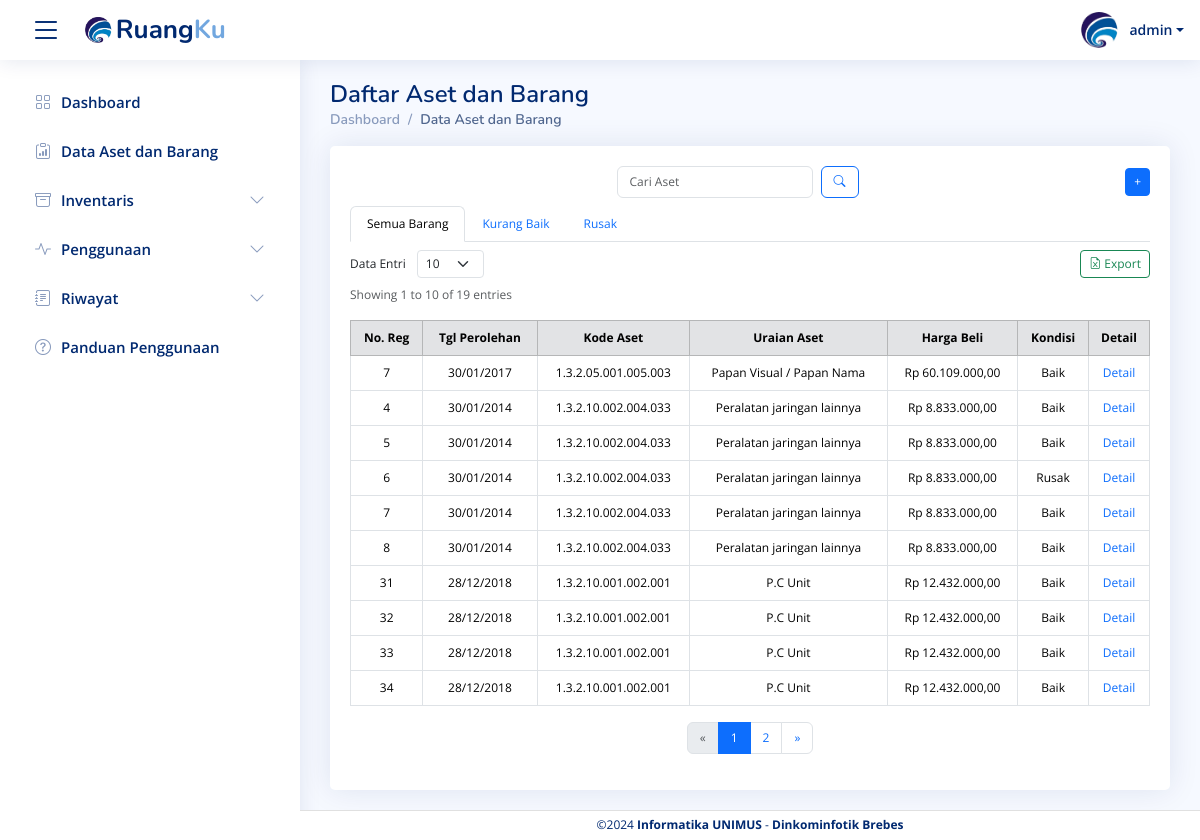
/Data_barang.php (signed in), run on an earlier commit of the app's database.
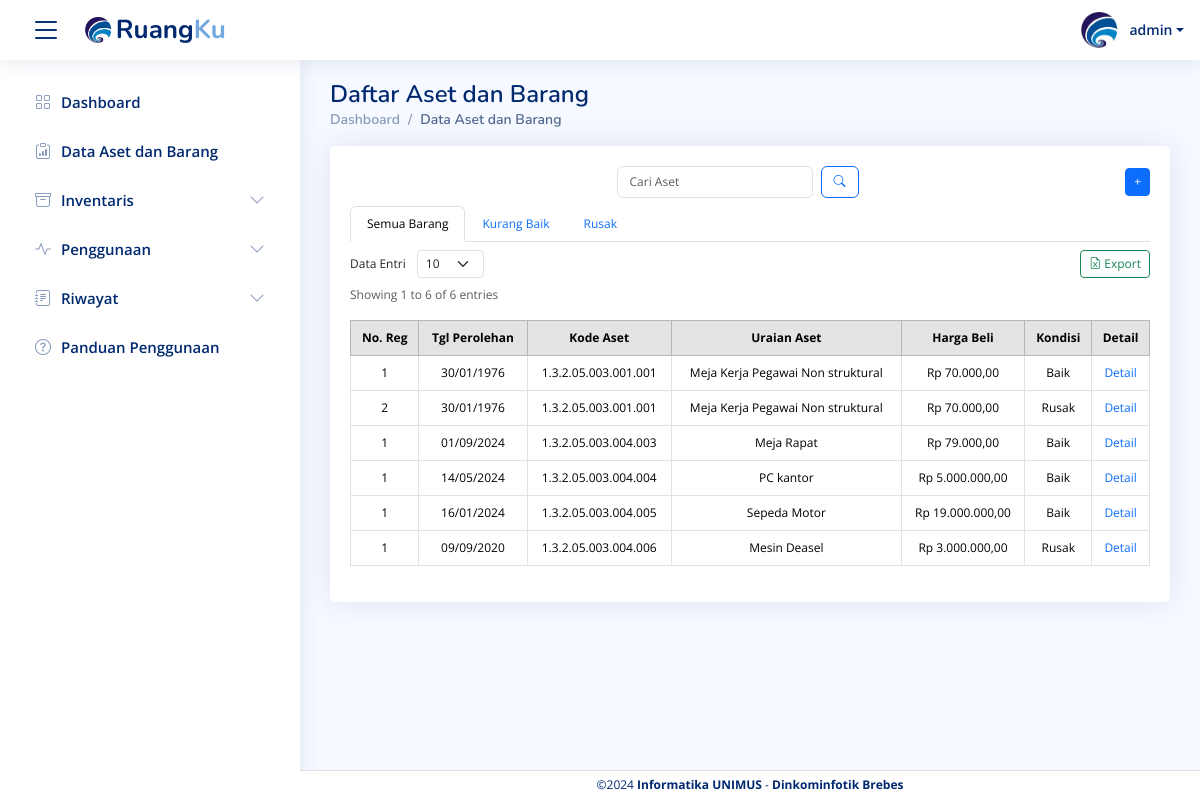
And on a later commit of the database.
### tables this page shows
CREATE TABLE `data_barang` (
  `id_barang_pemda` varchar(50) NOT NULL,
  `kode_barang` varchar(50) NOT NULL,
  `nama_barang` varchar(100) NOT NULL,
  `no_regristrasi` varchar(50) DEFAULT NULL,
  `kode_pemilik` varchar(50) DEFAULT NULL,
  `id_ruang_asal` varchar(100) DEFAULT NULL,
  `nama_ruang_asal` varchar(100) DEFAULT NULL,
  `bidang_ruang_asal` varchar(100) DEFAULT NULL,
  `tempat_ruang_asal` varchar(100) DEFAULT NULL,
  `id_ruang_sekarang` varchar(100) DEFAULT NULL,
  `bidang_ruang_sekarang` varchar(100) DEFAULT NULL,
  `tempat_ruang_sekarang` varchar(100) DEFAULT NULL,
  `tgl_pembelian` date DEFAULT NULL,
  `tgl_pembukuan` date DEFAULT NULL,
  `merk` varchar(100) DEFAULT NULL,
  `type` varchar(100) DEFAULT NULL,
  `kategori` varchar(100) DEFAULT NULL,
  `ukuran_CC` varchar(50) DEFAULT NULL,
  `no_pabrik` varchar(50) DEFAULT NULL,
  `no_rangka` varchar(50) DEFAULT NULL,
  `no_bpkb` varchar(50) DEFAULT NULL,
  `bahan` varchar(100) DEFAULT NULL,
  `no_mesin` varchar(50) DEFAULT NULL,
  `no_polisi` varchar(50) DEFAULT NULL,
  `kondisi_barang` varchar(50) DEFAULT NULL,
  `masa_manfaat` varchar(50) DEFAULT NULL,
  `harga_awal` decimal(15,2) DEFAULT NULL,
  `harga_total` decimal(15,2) DEFAULT NULL,
  `keterangan` text,
  `foto_barang` varchar(255) DEFAULT NULL,
  `nama_ruang_sekarang` varchar(100) DEFAULT NULL,
  `is_updated` tinyint(1) DEFAULT '0'
);

### proses/barang/get data/get_data_barang_default.php (called while the page is built, shortened)
<?php include('koneksi/koneksi.php'); ?>
<?php
$limit = isset($_GET['limit']) ? (int)$_GET['limit'] : 10;
$page = isset($_GET['page']) ? (int)$_GET['page'] : 1;
$start = ($page - 1) * $limit;
$search_params = [];
$param_types = "";
$active_tab = isset($_GET['tab']) ? $_GET['tab'] : 'data_barang';
$combined_condition = "";
$sql = "SELECT id_barang_pemda, kondisi_barang, keterangan, harga_awal, no_regristrasi,
               tgl_pembelian, kode_barang, harga_total, nama_barang
        FROM data_barang
        $combined_condition
        LIMIT ?, ?";
$stmt = mysqli_prepare($conn, $sql);
$param_types .= "ii";
array_push($search_params, $start, $limit);
mysqli_stmt_bind_param($stmt, $param_types, ...$search_params);
mysqli_stmt_execute($stmt);
$result = mysqli_stmt_get_result($stmt);
$count_sql = "SELECT COUNT(*) AS total FROM data_barang $combined_condition";
$count_stmt = mysqli_prepare($conn, $count_sql);
mysqli_stmt_execute($count_stmt);
$count_result = mysqli_stmt_get_result($count_stmt);
$total_records = mysqli_fetch_assoc($count_result)['total'];
$total_pages = ceil($total_records / $limit);
$range = 2;
$start_page = max(1, $page - $range);
$end_page = min($total_pages, $page + $range);
?>

### Data_barang.php (the view, shortened to what the changed rows need)
<?php
include("component/header.php");
include("proses/barang/get data/get_data_barang_default.php");
?>
</html>
<main id="main" class="main">
  <div class="pagetitle">
    <h1>Daftar Aset dan Barang</h1>
  </div>
  <div class="card">
    <div class="card-body" style="padding-top: 20px;">
      <div class="tab-content pt-2" id="myTabContent">
        <div class="tab-pane fade <?= ($active_tab == 'data_barang') ? 'show active' : ''; ?>" id="data_barang" role="tabpanel">
          <div class="d-flex justify-content-between align-items-center mb-2">
            <div>
            </div>
            <div>
            </div>
          </div>
          <?php
          $end = min($start + $limit, $total_records);
          echo "<p class='text-muted'>Showing " . ($start + 1) . " to " . $end . " of " . $total_records . " entries</p>";
          ?>
          <div class="table-responsive">
            <table class="table table-bordered">
              <thead class="table-secondary text-center">
                <tr>
                  <th scope="col">No. Reg</th>
                  <th scope="col">Tgl Perolehan</th>
                  <th scope="col">Kode Aset</th>
                  <th scope="col">Uraian Aset</th>
                  <th scope="col">Harga Beli</th>
                  <th scope="col">Kondisi</th>
                  <th scope="col">Detail</th>
                </tr>
              </thead>
              <tbody>
                <?php
                if (mysqli_num_rows($result) > 0) {
                  while ($row = mysqli_fetch_assoc($result)) {
                    echo "<tr class='text-center'>
                      <td>{$row['no_regristrasi']}</td>
                      <td>" . date('d/m/Y', strtotime($row['tgl_pembelian'])) . "</td>
                      <td>{$row['kode_barang']}</td>
                      <td>{$row['nama_barang']}</td>
                      <td>Rp " . number_format($row['harga_awal'], 2, ',', '.') . "</td>
                      <td>{$row['kondisi_barang']}</td>
                      <td><a href='detail_barang.php?id_barang_pemda={$row['id_barang_pemda']}' class='text-primary'>Detail</a></td>
                    </tr>";
                  }
                } else {
                  echo "<tr><td colspan='7' class='text-center'>Tidak ada data yang ditemukan</td></tr>";
                }
                ?>
              </tbody>
            </table>
          </div>
          <?php if ($total_pages > 1) : ?>
            <nav aria-label="Page navigation">
              <ul class="pagination justify-content-center">
                <li class="page-item <?= ($page <= 1) ? 'disabled' : '' ?>">
                  <a class="page-link" href="?page=<?= ($page > 1) ? ($page - 1) : 1 ?>&limit=<?= $limit ?>&query=<?= urlencode($_GET['query'] ?? '') ?>&tab=<?= $active_tab ?>" aria-label="Previous" title="Previous">
                    <span aria-hidden="true">&laquo;</span>
                  </a>
                </li>
                <?php for ($i = $start_page; $i <= $end_page; $i++) : ?>
                  <li class="page-item <?= ($page == $i) ? 'active' : '' ?>">
                    <a class="page-link" href="?page=<?= $i ?>&limit=<?= $limit ?>&query=<?= urlencode($_GET['query'] ?? '') ?>&tab=<?= $active_tab ?>"><?= $i ?></a>
                  </li>
                <?php endfor; ?>
                <li class="page-item <?= ($page >= $total_pages) ? 'disabled' : '' ?>">
                  <a class="page-link" href="?page=<?= ($page < $total_pages) ? ($page + 1) : $total_pages ?>&limit=<?= $limit ?>&query=<?= urlencode($_GET['query'] ?? '') ?>&tab=<?= $active_tab ?>" aria-label="Next" title="Next">
                    <span aria-hidden="true">&raquo;</span>
                  </a>
                </li>
              </ul>
            </nav>
          <?php endif; ?>
        </div>
      </div>
    </div>
  </div>
</main>
<?php include("component/footer.php"); ?>

What changed in the data, as far as the page shows it:
removed data_barang: no_regristrasi "7", tgl_pembelian "30/01/2017", kode_barang "1.3.2.05.001.005.003", nama_barang "Papan Visual / Papan Nama", harga_awal "60.109.000,00", kondisi_barang "Baik"
removed data_barang: no_regristrasi "4", tgl_pembelian "30/01/2014", kode_barang "1.3.2.10.002.004.033", nama_barang "Peralatan jaringan lainnya", harga_awal "8.833.000,00", kondisi_barang "Baik"
removed data_barang: no_regristrasi "5", tgl_pembelian "30/01/2014", kode_barang "1.3.2.10.002.004.033", nama_barang "Peralatan jaringan lainnya", harga_awal "8.833.000,00", kondisi_barang "Baik"
removed data_barang: no_regristrasi "6", tgl_pembelian "30/01/2014", kode_barang "1.3.2.10.002.004.033", nama_barang "Peralatan jaringan lainnya", harga_awal "8.833.000,00", kondisi_barang "Rusak"
removed data_barang: no_regristrasi "7", tgl_pembelian "30/01/2014", kode_barang "1.3.2.10.002.004.033", nama_barang "Peralatan jaringan lainnya", harga_awal "8.833.000,00", kondisi_barang "Baik"
removed data_barang: no_regristrasi "8", tgl_pembelian "30/01/2014", kode_barang "1.3.2.10.002.004.033", nama_barang "Peralatan jaringan lainnya", harga_awal "8.833.000,00", kondisi_barang "Baik"
removed data_barang: no_regristrasi "31", tgl_pembelian "28/12/2018", kode_barang "1.3.2.10.001.002.001", nama_barang "P.C Unit", harga_awal "12.432.000,00", kondisi_barang "Baik"
removed data_barang: no_regristrasi "32", tgl_pembelian "28/12/2018", kode_barang "1.3.2.10.001.002.001", nama_barang "P.C Unit", harga_awal "12.432.000,00", kondisi_barang "Baik"
removed data_barang: no_regristrasi "33", tgl_pembelian "28/12/2018", kode_barang "1.3.2.10.001.002.001", nama_barang "P.C Unit", harga_awal "12.432.000,00", kondisi_barang "Baik"
removed data_barang: no_regristrasi "34", tgl_pembelian "28/12/2018", kode_barang "1.3.2.10.001.002.001", nama_barang "P.C Unit", harga_awal "12.432.000,00", kondisi_barang "Baik"
added data_barang: no_regristrasi "1", tgl_pembelian "30/01/1976", kode_barang "1.3.2.05.003.001.001", nama_barang "Meja Kerja Pegawai Non struktural", harga_awal "70.000,00", kondisi_barang "Baik"
added data_barang: no_regristrasi "2", tgl_pembelian "30/01/1976", kode_barang "1.3.2.05.003.001.001", nama_barang "Meja Kerja Pegawai Non struktural", harga_awal "70.000,00", kondisi_barang "Rusak"
added data_barang: no_regristrasi "1", tgl_pembelian "01/09/2024", kode_barang "1.3.2.05.003.004.003", nama_barang "Meja Rapat", harga_awal "79.000,00", kondisi_barang "Baik"
added data_barang: no_regristrasi "1", tgl_pembelian "14/05/2024", kode_barang "1.3.2.05.003.004.004", nama_barang "PC kantor", harga_awal "5.000.000,00", kondisi_barang "Baik"
added data_barang: no_regristrasi "1", tgl_pembelian "16/01/2024", kode_barang "1.3.2.05.003.004.005", nama_barang "Sepeda Motor", harga_awal "19.000.000,00", kondisi_barang "Baik"
added data_barang: no_regristrasi "1", tgl_pembelian "09/09/2020", kode_barang "1.3.2.05.003.004.006", nama_barang "Mesin Deasel", harga_awal "3.000.000,00", kondisi_barang "Rusak"
Also different on the page:
$end: "10" → "6"
$total_records: "19" → "6"
list line gone: "1"
list line gone: "2"
